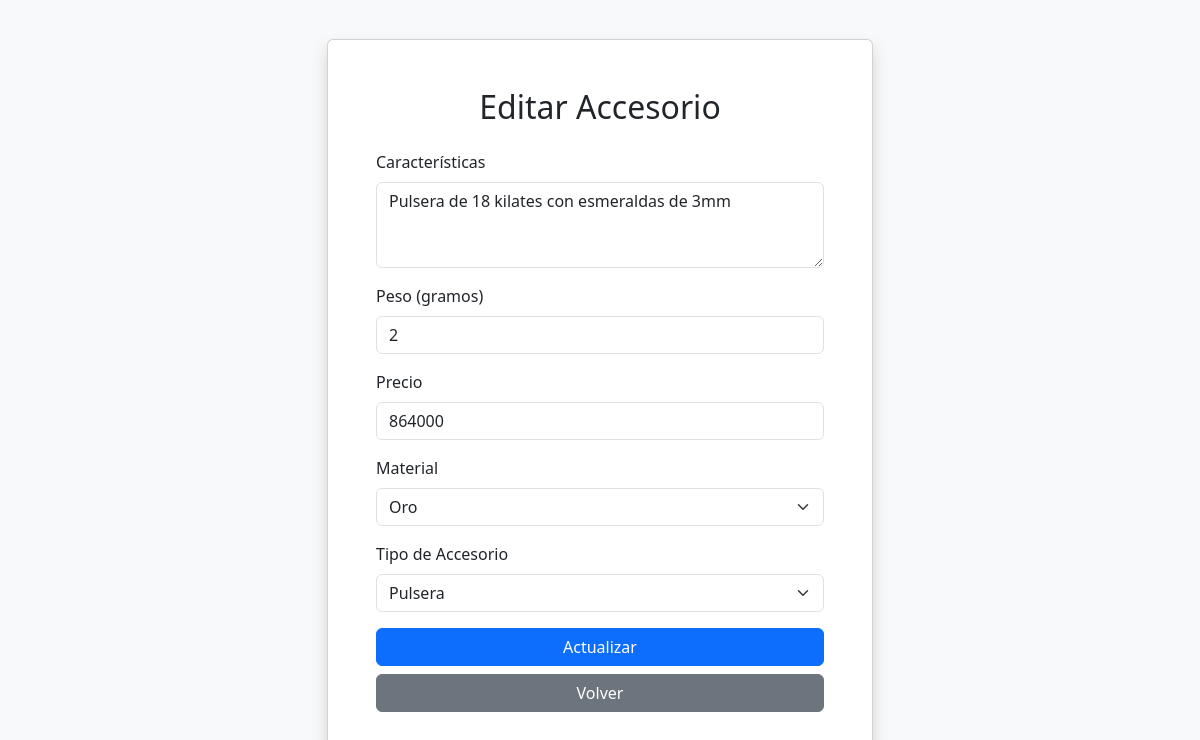
The app's page /admin/editar_accesorio.php?id=2 (signed in) with its own data.
### tables this page shows
CREATE TABLE `accesorio` (
  `Id_accesorio` int(11) NOT NULL,
  `codigo_barras` varchar(13) NOT NULL,
  `caracteristicas` varchar(500) NOT NULL,
  `peso` decimal(10,0) NOT NULL,
  `precio` bigint(20) NOT NULL,
  `id_material` int(11) NOT NULL,
  `id_tipo_accesorio` int(11) NOT NULL,
  `id_empresa` int(11) NOT NULL
);

CREATE TABLE `material` (
  `id_material` int(11) NOT NULL,
  `nombre_material` varchar(50) NOT NULL,
  `id_empresa` int(11) NOT NULL
);

CREATE TABLE `tipo_accesorio` (
  `id_tipo_accesorio` int(11) NOT NULL,
  `nombre_tipo` varchar(50) NOT NULL,
  `id_empresa` int(11) NOT NULL
);

### admin/editar_accesorio.php (the view, shortened to what this page needs)
<?php
$conex = new Database;
$con = $conex->conectar();
$sql_empresa = $con->prepare("SELECT id_empresa FROM usuario WHERE documento = ?");
$sql_empresa->execute([$_SESSION['documento']]);
$empresa = $sql_empresa->fetch(PDO::FETCH_ASSOC);
$id_empresa = $empresa['id_empresa'];
$id_accesorio = $_GET['id'];
$sql = $con->prepare("SELECT * FROM accesorio WHERE Id_accesorio = ? AND id_empresa = ?");
$sql->execute([$id_accesorio, $id_empresa]);
$accesorio = $sql->fetch(PDO::FETCH_ASSOC);
$sql = $con->prepare("SELECT id_material, nombre_material FROM material ORDER BY nombre_material ASC");
$sql->execute();
$materiales = $sql->fetchAll(PDO::FETCH_ASSOC);
$sql = $con->prepare("SELECT id_tipo_accesorio, nombre_tipo FROM tipo_accesorio WHERE id_empresa = ? ORDER BY nombre_tipo ASC");
$sql->execute([$id_empresa]);
$tipos_accesorios = $sql->fetchAll(PDO::FETCH_ASSOC);
?>
<!DOCTYPE html>
<html lang="es">
<head>
    <link href="https://cdn.jsdelivr.net/npm/bootstrap@5.3.2/dist/css/bootstrap.min.css" rel="stylesheet">
</head>
<body class="bg-light">
    <div class="container">
        <div class="row justify-content-center min-vh-100 align-items-center">
            <div class="col-md-6">
                <div class="card shadow">
                    <div class="card-body p-5">
                        <h2 class="text-center mb-4">Editar Accesorio</h2>
                        <form method="POST" id="form">
                            <div class="mb-3">
                                <label for="caracteristicas" class="form-label">Características</label>
                                <textarea class="form-control" id="caracteristicas" name="caracteristicas" rows="3" required><?php echo $accesorio['caracteristicas']; ?></textarea>
                            </div>
                            <div class="mb-3">
                                <label for="peso" class="form-label">Peso (gramos)</label>
                                <input type="number" step="0.01" min="0.01" class="form-control" id="peso" name="peso" value="<?php echo $accesorio['peso']; ?>" required>
                            </div>
                            <div class="mb-3">
                                <label for="precio" class="form-label">Precio</label>
                                <input type="number" step="0.01" class="form-control" id="precio" name="precio" value="<?php echo $accesorio['precio']; ?>" required>
                            </div>
                            <div class="mb-3">
                                <label for="id_material" class="form-label">Material</label>
                                <select class="form-select" id="id_material" name="id_material" required>
                                    <?php foreach($materiales as $material): ?>
                                        <option value="<?php echo $material['id_material']; ?>" <?php echo ($material['id_material'] == $accesorio['id_material']) ? 'selected' : ''; ?>>
                                            <?php echo $material['nombre_material']; ?>
                                        </option>
                                    <?php endforeach; ?>
                                </select>
                            </div>
                            <div class="mb-3">
                                <label for="id_tipo_accesorio" class="form-label">Tipo de Accesorio</label>
                                <select class="form-select" id="id_tipo_accesorio" name="id_tipo_accesorio" required>
                                    <?php foreach($tipos_accesorios as $tipo): ?>
                                        <option value="<?php echo $tipo['id_tipo_accesorio']; ?>" <?php echo ($tipo['id_tipo_accesorio'] == $accesorio['id_tipo_accesorio']) ? 'selected' : ''; ?>>
                                            <?php echo $tipo['nombre_tipo']; ?>
                                        </option>
                                    <?php endforeach; ?>
                                </select>
                            </div>
                            <div class="d-grid gap-2">
                                <button type="submit" name="actualizar" class="btn btn-primary">Actualizar</button>
                                <a href="index.php" class="btn btn-secondary">Volver</a>
                            </div>
                        </form>
                    </div>
                </div>
            </div>
        </div>
    </div>
</body>
</html>

### records on screen
accesorio: caracteristicas "Pulsera de 18 kilates con esmeraldas de 3mm", peso "2", precio "864000", id_material "Oro", id_tipo_accesorio "Pulsera"
